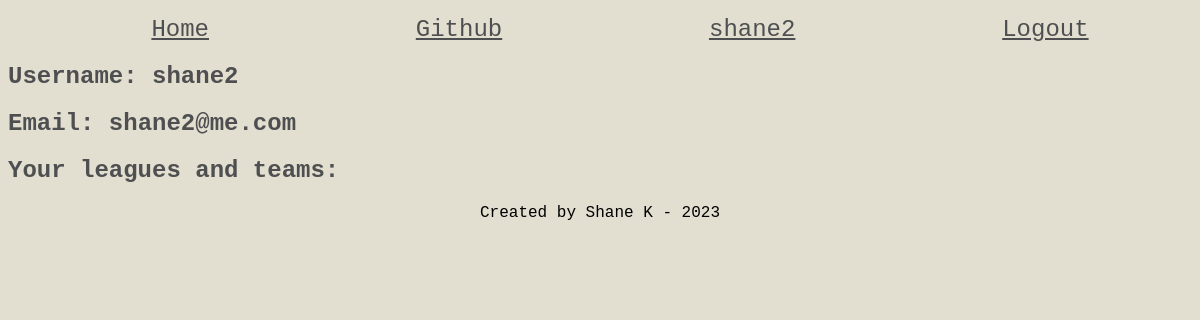
/rpiapp/userprofile/5/ (signed in), run on an earlier commit of the app's database.
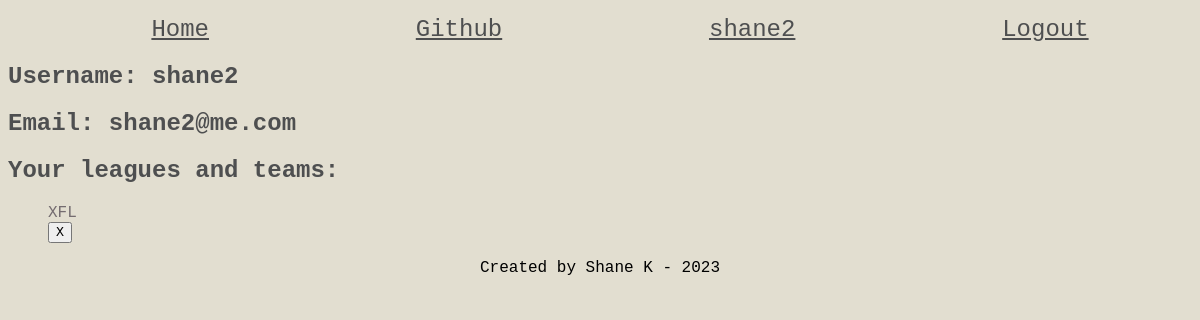
And on a later commit of the database.
### rpiapp/models.py (models this page shows)
class League(models.Model):
    created_by = models.ForeignKey(User, on_delete=models.SET_NULL, related_name="user_leagues", null=True)
    name = models.CharField(max_length=100)
    def __str__(self):
        return self.name

### rpiapp/views.py (the view)
# urls.py: path("userprofile/<int:user_id>/", user_profile.as_view(), name="user_profile"),
class user_profile(ListView):
    model = User
    context_object_name = "user_created"
    template_name = "rpiapp/user_profile.html"
    def get_context_data(self, **kwargs):
        context =  super().get_context_data(**kwargs)
        leagues = League.objects.filter(created_by=self.request.user)
        teams = Team.objects.filter(created_by=self.request.user)
        context['leagues'] = leagues
        context['teams'] = teams
        return context

### rpiapp/templates/rpiapp/user_profile.html (shortened to what this page needs)
{% extends 'rpiapp/base.html' %}
{% block content %}
<body>
    <h2>Username: {{user.username}}</h2>
    <h2>Email: {{user.email}}</h2>
    <h2>Your leagues and teams: </h2>
    <ul>
        {% for league in  leagues %}
        <li><a href="{% url 'rpiapp:league_details' league.id %}">{{league}}</a></li>
        <form style="display:inline;" action="{% url 'rpiapp:delete_league' league.id %}" method="post">
            <input type="submit" value="X">
        </form>
        {% endfor %}
    </ul>
</body>
{% endblock %}

What changed in the data, as far as the page shows it:
added League: name "XFL"
